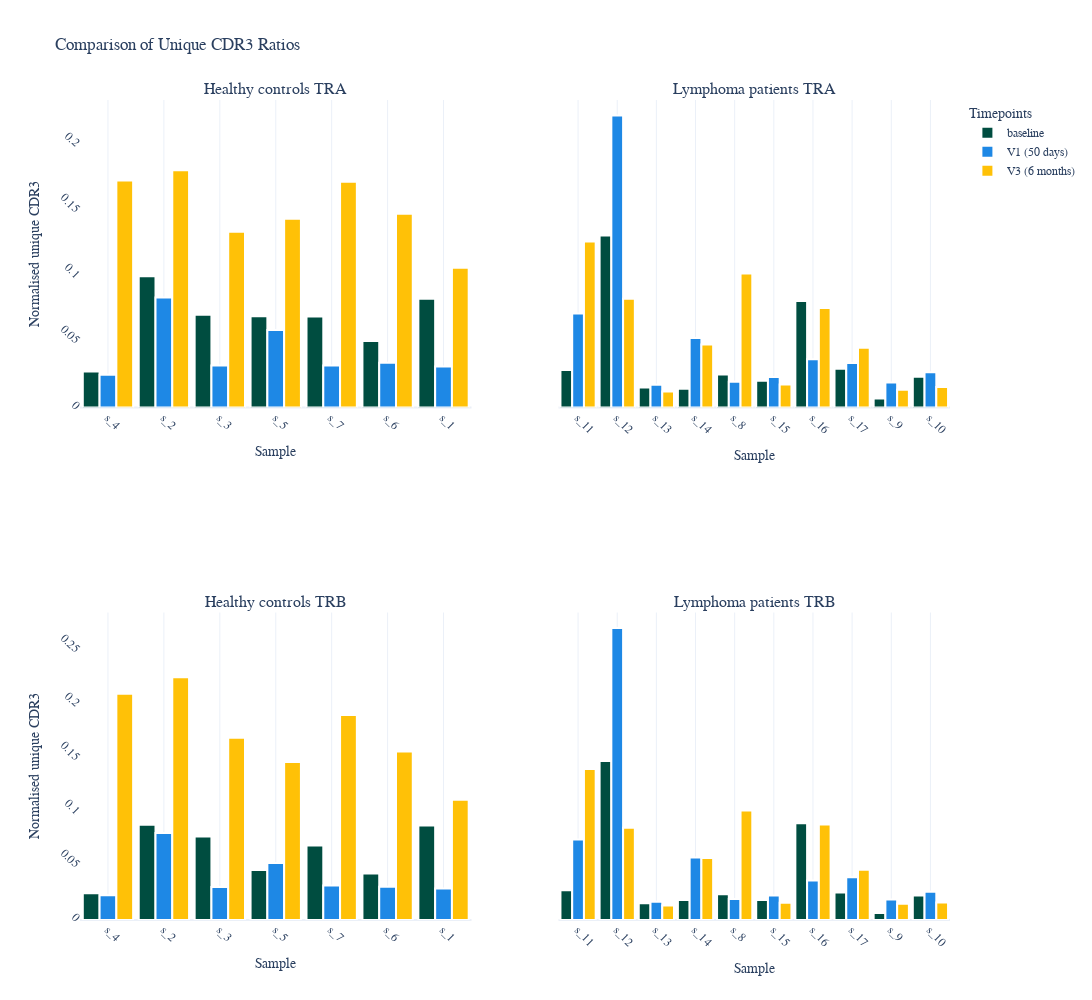

The code cell stored with this chart in its notebook:
### Code cell
plotting.plot_repertoire_sizes(uniques, 'after_resampling_', PLOTSDIR)

### Figure 1 — Plotly figure (JSON) as saved in the notebook; plotly's stock layout.template omitted (floating-point values rounded to 4 significant figures)
{"data": [{"cliponaxis": false, "marker": {"color": "#004D40", "line": {"width": 2}}, "name": "baseline", "showlegend": true, "textangle": 0, "textfont": {"size": 12}, "textposition": "outside", "type": "bar", "x": ["s_4", "s_2", "s_3", "s_5", "s_7", "s_6", "s_1"], "xaxis": "x", "y": [0.02751, 0.1001, 0.07078, 0.06959, 0.06941, 0.05069, 0.08298], "yaxis": "y"}, {"cliponaxis": false, "marker": {"color": "#1E88E5", "line": {"width": 2}}, "name": "V1 (50 days)", "showlegend": true, "textangle": 0, "textfont": {"size": 12}, "textposition": "outside", "type": "bar", "x": ["s_1", "s_2", "s_3", "s_4", "s_5", "s_6", "s_7"], "xaxis": "x", "y": [0.03132, 0.08392, 0.03193, 0.02492, 0.05903, 0.03412, 0.03195], "yaxis": "y"}, {"cliponaxis": false, "marker": {"color": "#FFC107", "line": {"width": 2}}, "name": "V3 (6 months)", "showlegend": true, "textangle": 0, "textfont": {"size": 12}, "textposition": "outside", "type": "bar", "x": ["s_3", "s_4", "s_5", "s_1", "s_2", "s_6", "s_7"], "xaxis": "x", "y": [0.134, 0.173, 0.1439, 0.1065, 0.1809, 0.1477, 0.1721], "yaxis": "y"}, {"cliponaxis": false, "marker": {"color": "#004D40", "line": {"width": 2}}, "name": "baseline", "showlegend": false, "textangle": 0, "textfont": {"size": 12}, "textposition": "outside", "type": "bar", "x": ["s_11", "s_12", "s_13", "s_14", "s_8", "s_15", "s_16", "s_17", "s_9", "s_10"], "xaxis": "x2", "y": [0.02852, 0.1312, 0.01516, 0.01438, 0.02511, 0.02033, 0.08117, 0.0295, 0.006924, 0.02352], "yaxis": "y2"}, {"cliponaxis": false, "marker": {"color": "#1E88E5", "line": {"width": 2}}, "name": "V1 (50 days)", "showlegend": false, "textangle": 0, "textfont": {"size": 12}, "textposition": "outside", "type": "bar", "x": ["s_11", "s_12", "s_13", "s_14", "s_15", "s_16", "s_17", "s_8", "s_9", "s_10"], "xaxis": "x2", "y": [0.07164, 0.2227, 0.0174, 0.0529, 0.02318, 0.03674, 0.03398, 0.01953, 0.01897, 0.02695], "yaxis": "y2"}, {"cliponaxis": false, "marker": {"color": "#FFC107", "line": {"width": 2}}, "name": "V3 (6 months)", "showlegend": false, "textangle": 0, "textfont": {"size": 12}, "textposition": "outside", "type": "bar", "x": ["s_11", "s_12", "s_13", "s_14", "s_15", "s_16", "s_17", "s_8", "s_9", "s_10"], "xaxis": "x2", "y": [0.1265, 0.08293, 0.01227, 0.04798, 0.01761, 0.07592, 0.04545, 0.1022, 0.01356, 0.01562], "yaxis": "y2"}, {"cliponaxis": false, "marker": {"color": "#004D40", "line": {"width": 2}}, "name": "baseline", "showlegend": false, "textangle": 0, "textfont": {"size": 12}, "textposition": "outside", "type": "bar", "x": ["s_4", "s_2", "s_3", "s_5", "s_7", "s_6", "s_1"], "xaxis": "x3", "y": [0.02493, 0.08851, 0.07754, 0.04641, 0.06915, 0.04324, 0.08778], "yaxis": "y3"}, {"cliponaxis": false, "marker": {"color": "#1E88E5", "line": {"width": 2}}, "name": "V1 (50 days)", "showlegend": false, "textangle": 0, "textfont": {"size": 12}, "textposition": "outside", "type": "bar", "x": ["s_1", "s_2", "s_3", "s_4", "s_5", "s_6", "s_7"], "xaxis": "x3", "y": [0.02938, 0.08086, 0.03061, 0.02299, 0.05289, 0.03086, 0.03205], "yaxis": "y3"}, {"cliponaxis": false, "marker": {"color": "#FFC107", "line": {"width": 2}}, "name": "V3 (6 months)", "showlegend": false, "textangle": 0, "textfont": {"size": 12}, "textposition": "outside", "type": "bar", "x": ["s_3", "s_4", "s_5", "s_1", "s_2", "s_6", "s_7"], "xaxis": "x3", "y": [0.1693, 0.2102, 0.1469, 0.1118, 0.2256, 0.1567, 0.1905], "yaxis": "y3"}, {"cliponaxis": false, "marker": {"color": "#004D40", "line": {"width": 2}}, "name": "baseline", "showlegend": false, "textangle": 0, "textfont": {"size": 12}, "textposition": "outside", "type": "bar", "x": ["s_11", "s_12", "s_13", "s_14", "s_8", "s_15", "s_16", "s_17", "s_9", "s_10"], "xaxis": "x4", "y": [0.0277, 0.1478, 0.01566, 0.01861, 0.02391, 0.01857, 0.09, 0.02549, 0.006509, 0.02287], "yaxis": "y4"}, {"cliponaxis": false, "marker": {"color": "#1E88E5", "line": {"width": 2}}, "name": "V1 (50 days)", "showlegend": false, "textangle": 0, "textfont": {"size": 12}, "textposition": "outside", "type": "bar", "x": ["s_11", "s_12", "s_13", "s_14", "s_15", "s_16", "s_17", "s_8", "s_9", "s_10"], "xaxis": "x4", "y": [0.07489, 0.2715, 0.01689, 0.05812, 0.02287, 0.03664, 0.03965, 0.01941, 0.01897, 0.02636], "yaxis": "y4"}, {"cliponaxis": false, "marker": {"color": "#FFC107", "line": {"width": 2}}, "name": "V3 (6 months)", "showlegend": false, "textangle": 0, "textfont": {"size": 12}, "textposition": "outside", "type": "bar", "x": ["s_11", "s_12", "s_13", "s_14", "s_15", "s_16", "s_17", "s_8", "s_9", "s_10"], "xaxis": "x4", "y": [0.1402, 0.08566, 0.01347, 0.05765, 0.01596, 0.08874, 0.0468, 0.1018, 0.01508, 0.01621], "yaxis": "y4"}], "layout": {"annotations": [{"font": {"size": 16}, "showarrow": false, "text": "Healthy controls TRA", "x": 0.225, "xanchor": "center", "xref": "paper", "y": 1, "yanchor": "bottom", "yref": "paper"}, {"font": {"size": 16}, "showarrow": false, "text": "Lymphoma patients TRA", "x": 0.775, "xanchor": "center", "xref": "paper", "y": 1, "yanchor": "bottom", "yref": "paper"}, {"font": {"size": 16}, "showarrow": false, "text": "Healthy controls TRB", "x": 0.225, "xanchor": "center", "xref": "paper", "y": 0.375, "yanchor": "bottom", "yref": "paper"}, {"font": {"size": 16}, "showarrow": false, "text": "Lymphoma patients TRB", "x": 0.775, "xanchor": "center", "xref": "paper", "y": 0.375, "yanchor": "bottom", "yref": "paper"}], "bargap": 0.1, "barmode": "group", "font": {"family": "JetBrains Mono", "size": 12}, "height": 1000, "legend": {"title": {"text": "Timepoints"}}, "title": {"text": "Comparison of Unique CDR3 Ratios"}, "width": 1800, "xaxis": {"anchor": "y", "domain": [0, 0.45], "showgrid": true, "tickangle": 45, "title": {"text": "Sample"}}, "xaxis2": {"anchor": "y2", "domain": [0.55, 1], "showgrid": true, "tickangle": 45, "title": {"text": "Sample"}}, "xaxis3": {"anchor": "y3", "domain": [0, 0.45], "showgrid": true, "tickangle": 45, "title": {"text": "Sample"}}, "xaxis4": {"anchor": "y4", "domain": [0.55, 1], "showgrid": true, "tickangle": 45, "title": {"text": "Sample"}}, "yaxis": {"anchor": "x", "domain": [0.625, 1], "showgrid": false, "tickangle": 45, "tickmode": "array", "title": {"text": "Normalised unique CDR3"}}, "yaxis2": {"anchor": "x2", "domain": [0.625, 1], "matches": "y", "showgrid": false, "showticklabels": false, "tickangle": 45, "tickmode": "array"}, "yaxis3": {"anchor": "x3", "domain": [0, 0.375], "showgrid": false, "tickangle": 45, "tickmode": "array", "title": {"text": "Normalised unique CDR3"}}, "yaxis4": {"anchor": "x4", "domain": [0, 0.375], "matches": "y3", "showgrid": false, "showticklabels": false, "tickangle": 45, "tickmode": "array"}}}
